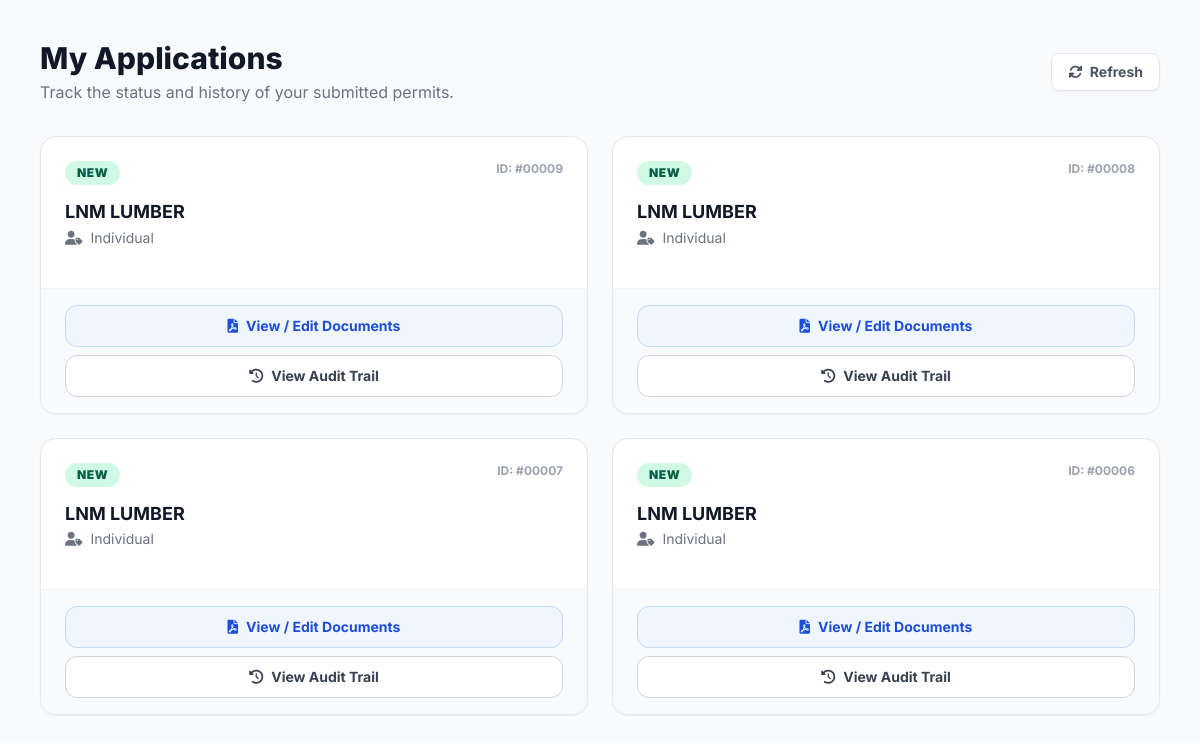
The app's page /my_applications.php (signed in), older data.
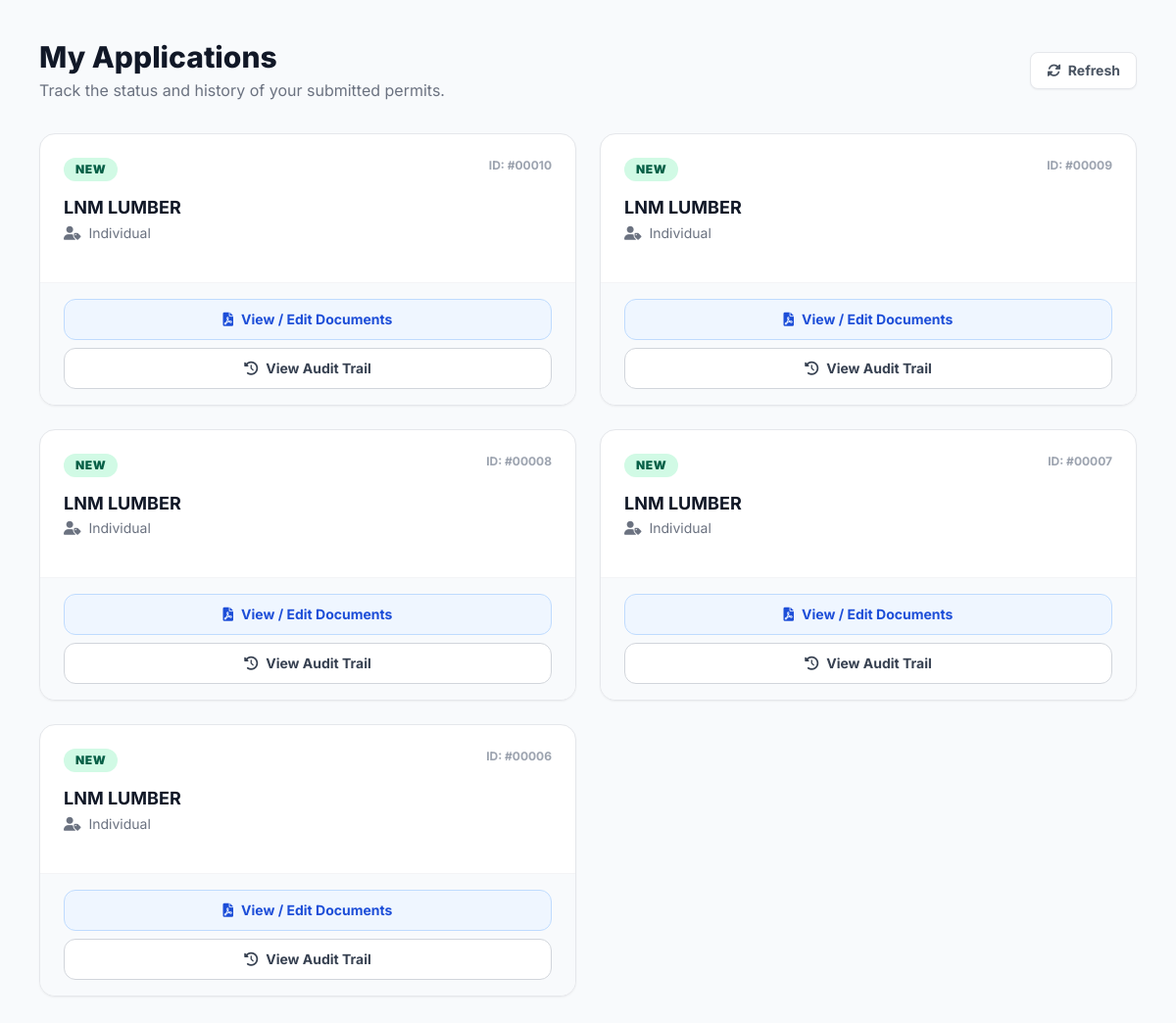
The same page, newer data.
### tables this page shows
CREATE TABLE `permit_applications` (
  `app_id` int(11) NOT NULL,
  `client_id` int(11) NOT NULL,
  `app_type` varchar(50) NOT NULL,
  `applicant_type` varchar(50) NOT NULL,
  `business_name` varchar(255) NOT NULL,
  `tin_number` varchar(50) NOT NULL,
  `reference_number` varchar(100) DEFAULT NULL,
  `province_id` varchar(20) DEFAULT NULL,
  `muncity_id` varchar(20) DEFAULT NULL,
  `brgy_id` varchar(20) DEFAULT NULL,
  `zip_code` varchar(20) DEFAULT NULL,
  `street_address` text DEFAULT NULL,
  `status` varchar(50) DEFAULT 'Pending Review',
  `date_submitted` datetime DEFAULT current_timestamp()
);

### my_applications.php (the view, shortened to what this page needs)
<?php
require_once 'db.php';
$client_id = $_SESSION['client_id'];
$stmt = $pdo->prepare("
    SELECT *, TIMESTAMPDIFF(SECOND, date_submitted, NOW()) as seconds_elapsed
    FROM permit_applications
    WHERE client_id = ?
    ORDER BY app_id DESC
");
$stmt->execute([$client_id]);
$applications = $stmt->fetchAll(PDO::FETCH_ASSOC);
?>
<!DOCTYPE html>
<html lang="en">
<head>
    <script src="https://cdn.tailwindcss.com"></script>
    <link href="https://cdnjs.cloudflare.com/ajax/libs/font-awesome/6.0.0/css/all.min.css" rel="stylesheet">
</head>
<body class="bg-slate-50 min-h-screen p-6 lg:p-10 relative">
    <div class="mb-8 flex justify-between items-center">
        <div>
            <h2 class="text-3xl font-extrabold text-gray-900">My Applications</h2>
            <p class="text-gray-500 mt-1">Track the status and history of your submitted permits.</p>
        </div>
        <button onclick="window.location.reload();" class="bg-white border border-gray-200 text-gray-600 px-4 py-2 rounded-lg text-sm font-bold hover:bg-gray-50 transition shadow-sm">
            <i class="fas fa-sync-alt mr-1"></i> Refresh
        </button>
    </div>
    <?php if (empty($applications)): ?>
        <div class="bg-white rounded-2xl shadow-sm border border-gray-100 p-10 text-center">
            <div class="inline-flex items-center justify-center w-16 h-16 rounded-full bg-gray-100 text-gray-400 mb-4">
                <i class="fas fa-folder-open text-2xl"></i>
            </div>
            <h4 class="text-gray-900 font-bold mb-1">No applications found</h4>
            <p class="text-gray-500 text-sm max-w-sm mx-auto">You haven't submitted any applications yet.</p>
        </div>
    <?php else: ?>
        <div class="grid grid-cols-1 md:grid-cols-2 xl:grid-cols-3 gap-6">
            <?php foreach ($applications as $app):
            ?>
                <div class="bg-white rounded-2xl shadow-sm border border-gray-200 overflow-hidden flex flex-col hover:border-emerald-300 transition-colors">
                    <div class="p-6 flex-1">
                        <div class="flex justify-between items-start mb-4">
                            <span class="px-3 py-1 rounded-full text-xs font-black uppercase tracking-wider bg-emerald-100 text-emerald-800">
                                <?= htmlspecialchars($app['app_type']) ?>
                            </span>
                            <span class="text-xs font-bold text-gray-400">
                                ID: #<?= str_pad($app['app_id'], 5, '0', STR_PAD_LEFT) ?>
                            </span>
                        </div>
                        <h3 class="text-lg font-bold text-gray-900 leading-tight mb-1"><?= htmlspecialchars($app['business_name']) ?></h3>
                        <p class="text-sm text-gray-500 mb-4"><i class="fas fa-user-tag mr-1"></i> <?= htmlspecialchars($app['applicant_type']) ?></p>
                    </div>
                    <div class="bg-slate-50 px-6 py-4 border-t border-gray-100 mt-auto">
                        <button onclick="openDocsModal(<?= $app['app_id'] ?>)" class="w-full bg-blue-50 border border-blue-200 text-blue-700 px-4 py-2.5 rounded-xl text-sm font-bold hover:bg-blue-100 transition flex items-center justify-center gap-2 mb-2">
                            <i class="fas fa-file-pdf"></i> View / Edit Documents
                        </button>
                        <button onclick="openAuditTrail(<?= $app['app_id'] ?>)" class="w-full bg-white border border-gray-300 text-gray-700 px-4 py-2.5 rounded-xl text-sm font-bold hover:bg-emerald-50 hover:text-emerald-700 hover:border-emerald-300 transition flex items-center justify-center gap-2">
                            <i class="fas fa-history"></i> View Audit Trail
                        </button>
                    </div>
                </div>
            <?php endforeach; ?>
        </div>
    <?php endif; ?>
</body>
</html>

### my_applications.php (style rules this page uses)
body { font-family: 'Inter', sans-serif; }

Row changes from the older to the newer data that the page shows:
added permit_applications: app_type "NEW", app_id "00010", business_name "LNM LUMBER", applicant_type "Individual"
